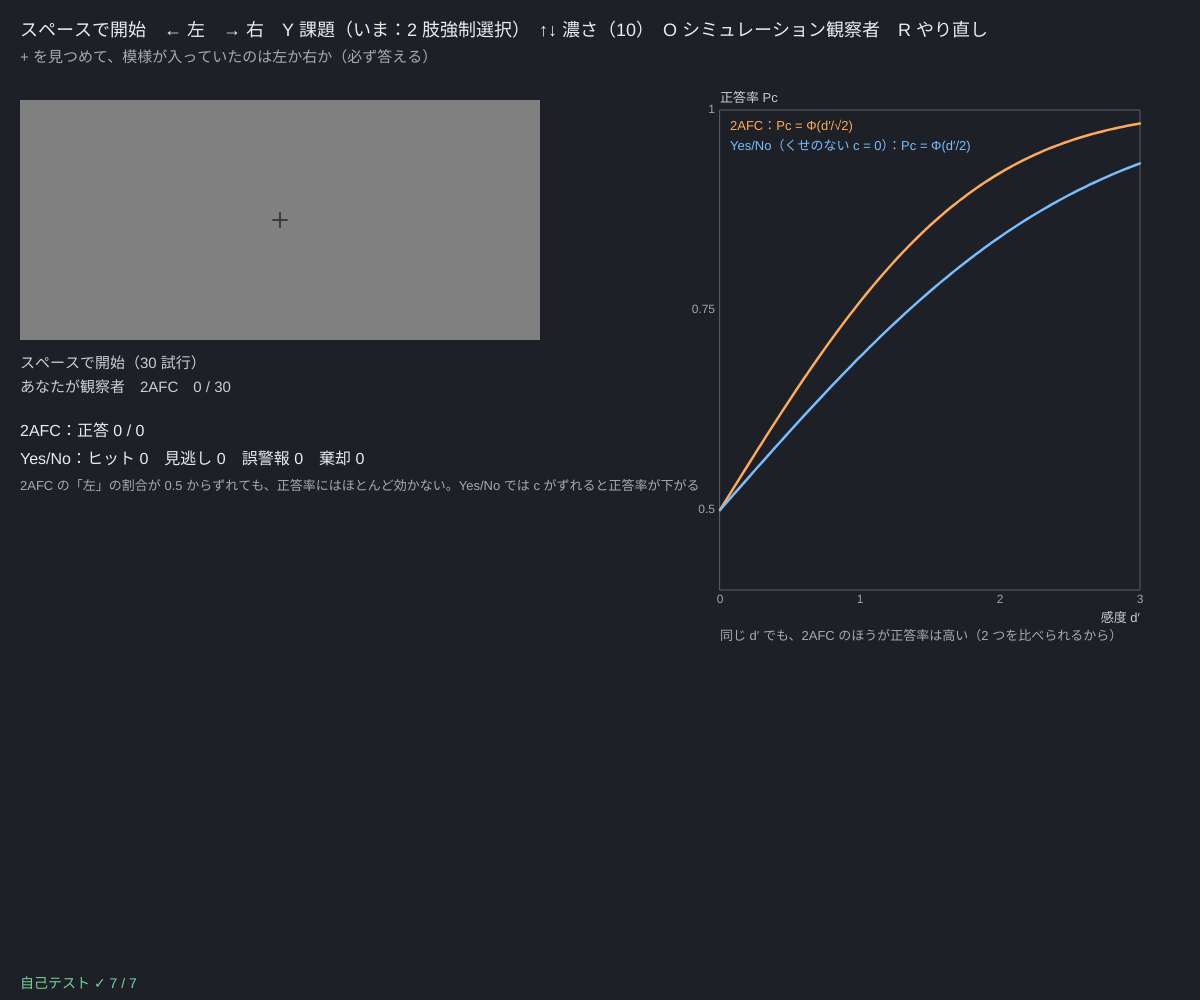
Frame 1 (no input)
Frame 60 (no input): identical to frame 1, image omitted
Frame 120 (the mouse pressed at the canvas centre since frame 60): identical to frame 1, image omitted

The p5.js sketch that drew this single still picture (run headless with seeded random() and noise() and a simulated clock; from frame 60 on, the mouse is pressed at the canvas centre):

// p5.js sketch
// ── sketch.js
// ============================================
// 06 2 肢強制選択（2AFC）─ 左右どちらに模様があった？
// 2 つのノイズの片方にだけ、かすかな縞模様が入っている。どちらだったかを ← → で答える
// 正答率 Pc と感度の関係は Pc = Φ(d′/√2)。「あった/なかった」（Yes/No）とちがい、答えのくせ（基準 c）の影響を受けない
// Y で Yes/No 課題（模様は 1 つ、J = あった F = なかった）に切りかえて、同じ濃さで d′ を比べる
// クリック → スペースで開始 / ← → / Y = 課題の切りかえ / ↑↓ = 濃さ / O = シミュレーション観察者 / R = やり直し
// ============================================

const PER = 30;                        // ★ 課題 1 つあたりの試行
const NOISE_SD = 28;                   // ★ ノイズの強さ
let amp = 10;                          // ★ 縞模様の濃さ（↑↓）
const SIM = { d: 1.2, cYN: 0.4 };      // ★ シミュレーション観察者：本当の d′ と、Yes/No での基準（「なかった」と言いやすい）
let task = 0, res = [], phase = 'ready', tPhase = 0, cur = null, bufs = [], simMode = false, simSeed = 1;
const N = 112;

function setup() {
  createCanvas(windowWidth, windowHeight);
  bufs = [createGraphics(N, N), createGraphics(N, N)]; bufs.forEach((b) => b.pixelDensity(1));
  selfTest();
  resetData(false);
}
function resetData(sim) { simMode = sim; res = [{ ok: 0, n: 0, left: 0 }, { h: 0, m: 0, f: 0, c: 0 }]; phase = 'ready'; seedRng(Date.now()); }
function fillNoise(b, sig) {
  b.loadPixels();
  for (let y = 0; y < N; y++) for (let x = 0; x < N; x++) {
    let dx = x - N / 2, dy = y - N / 2, env = Math.exp(-(dx * dx + dy * dy) / (2 * 16 * 16));
    let v = 128 + NOISE_SD * rndNormal() + (sig ? amp * env * Math.sin((2 * Math.PI * dx) / 11) : 0);
    let o = 4 * (y * N + x); b.pixels[o] = b.pixels[o + 1] = b.pixels[o + 2] = clampv(v, 0, 255); b.pixels[o + 3] = 255;
  }
  b.updatePixels();
}
function nDone() { return task === 0 ? res[0].n : res[1].h + res[1].m + res[1].f + res[1].c; }
function startTrial() {
  if (nDone() >= PER) { phase = 'done'; return; }
  cur = { right: rnd() < 0.5, sig: rnd() < 0.5 };
  if (task === 0) { fillNoise(bufs[0], !cur.right); fillNoise(bufs[1], cur.right); } else fillNoise(bufs[0], cur.sig);
  phase = 'fix'; tPhase = millis();
}
function answer2(right) {
  if (task !== 0 || (phase !== 'stim' && phase !== 'wait')) return;
  res[0].n++; if (right === cur.right) res[0].ok++; if (!right) res[0].left++;
  phase = 'blank'; tPhase = millis();
}
function answerYN(yes) {
  if (task !== 1 || (phase !== 'stim' && phase !== 'wait')) return;
  res[1][cur.sig ? (yes ? 'h' : 'm') : (yes ? 'f' : 'c')]++; phase = 'blank'; tPhase = millis();
}
// 2AFC：d′ = √2 · z(Pc)　／　Yes/No：d′ = z(H) − z(F)
function d2afc(r) { return r.n > 0 ? Math.SQRT2 * zOf(rateFix(r.ok, r.n)) : null; }
function dYN(k) { let ns = k.h + k.m, nn = k.f + k.c; if (!ns || !nn) return null; let zH = zOf(rateFix(k.h, ns)), zF = zOf(rateFix(k.f, nn)); return { d: zH - zF, c: -(zH + zF) / 2, pc: (k.h + k.c) / (ns + nn) }; }
function pc2afc(d) { return Phi(d / Math.SQRT2); }
// シミュレーション観察者
function sim2(r, d) { let right = rnd() < 0.5, xl = rndNormal() + (right ? 0 : d), xr = rndNormal() + (right ? d : 0), ans = xr > xl; r.n++; if (ans === right) r.ok++; if (!ans) r.left++; }
function simYN(k, d, c) { let sig = rnd() < 0.5, yes = rndNormal() + (sig ? d : 0) > d / 2 + c; k[sig ? (yes ? 'h' : 'm') : (yes ? 'f' : 'c')]++; }
function runSim(seed) { resetData(true); seedRng(seed); for (let t = 0; t < 300; t++) { sim2(res[0], SIM.d); simYN(res[1], SIM.d, SIM.cYN); } phase = 'done'; }

function draw() {
  background(30, 32, 40);
  fill(235); noStroke(); textSize(18);
  text('スペースで開始　' + (task === 0 ? '← 左　→ 右' : 'J あった　F なかった') + '　Y 課題（いま：' + (task === 0 ? '2 肢強制選択' : 'Yes/No') + '）　↑↓ 濃さ（' + amp + '）　O シミュレーション観察者　R やり直し', 20, 36);
  fill(170); textSize(15);
  text(task === 0 ? '+ を見つめて、模様が入っていたのは左か右か（必ず答える）' : '模様が入っていたか、いなかったか', 20, 62);

  let sx = 20, sy = 100, sz = Math.min(width * 0.2, height * 0.34);
  if (phase === 'blank' && millis() - tPhase > 600) startTrial();
  if (phase === 'fix' && millis() - tPhase > 400) { phase = 'stim'; tPhase = millis(); }
  if (phase === 'stim' && millis() - tPhase > 500) phase = 'wait';
  noStroke(); fill(128); rect(sx, sy, sz * 2 + 40, sz);
  noSmooth();
  if (phase === 'stim') { if (task === 0) { image(bufs[0], sx, sy, sz, sz); image(bufs[1], sx + sz + 40, sy, sz, sz); } else image(bufs[0], sx + sz / 2 + 20, sy, sz, sz); }
  smooth();
  stroke(60); strokeWeight(2); let fx = sx + sz + 20, fy = sy + sz / 2; line(fx - 7, fy, fx + 7, fy); line(fx, fy - 7, fx, fy + 7);
  noStroke(); fill(205); textSize(15);
  let msg = { ready: simMode ? '' : 'スペースで開始（' + PER + ' 試行）', wait: task === 0 ? '左？ 右？' : 'あった（J）？ なかった（F）？', done: simMode ? 'シミュレーション観察者（各 300 試行）' : 'Y でもう 1 つの課題 → スペース' }[phase] || '';
  text(msg, sx, sy + sz + 28);
  text((simMode ? 'シミュレーション観察者' : 'あなたが観察者') + '　' + (task === 0 ? '2AFC' : 'Yes/No') + '　' + nDone() + (simMode ? '' : ' / ' + PER), sx, sy + sz + 52);

  // ---- 結果
  let r0 = res[0], d0 = d2afc(r0), r1 = dYN(res[1]), ty = sy + sz + 96;
  fill(235); textSize(16);
  text('2AFC：正答 ' + r0.ok + ' / ' + r0.n + (r0.n ? '　Pc = ' + (r0.ok / r0.n).toFixed(2) + '　d′ = √2·z(Pc) = ' + d0.toFixed(2) + '　「左」と答えた割合 ' + (r0.left / r0.n).toFixed(2) : ''), sx, ty);
  let k = res[1];
  text('Yes/No：ヒット ' + k.h + '　見逃し ' + k.m + '　誤警報 ' + k.f + '　棄却 ' + k.c + (r1 ? '　正答率 ' + r1.pc.toFixed(2) + '　d′ = ' + r1.d.toFixed(2) + '　c = ' + r1.c.toFixed(2) : ''), sx, ty + 28);
  fill(170); textSize(13);
  text('2AFC の「左」の割合が 0.5 からずれても、正答率にはほとんど効かない。Yes/No では c がずれると正答率が下がる', sx, ty + 54);
  if (simMode) { fill(120, 200, 140); textSize(14); text('本当の d′ = ' + SIM.d + '（両方の課題で同じ）、Yes/No の基準 c = ' + SIM.cYN + '　→ 2AFC の理論正答率 ' + pc2afc(SIM.d).toFixed(3), sx, ty + 80); }

  // ---- Pc と d′ のグラフ
  let g = { x: width * 0.6, y: 110, w: width * 0.35, h: height * 0.48, x0: 0, x1: 3, y0: 0.4, y1: 1 };
  plotAxes(g, '感度 d′', '正答率 Pc', [0, 1, 2, 3], [0.5, 0.75, 1]);
  let curveOf = (f, col) => { stroke(col); strokeWeight(2.5); let p = []; for (let i = 0; i <= 100; i++) { let d = (3 * i) / 100; p.push([gX(g, d), gY(g, f(d))]); } polyline(p); };
  curveOf(pc2afc, color(255, 170, 90)); curveOf((d) => Phi(d / 2), color(120, 190, 255));
  noStroke(); textSize(13);
  fill(255, 170, 90); text('2AFC：Pc = Φ(d′/√2)', g.x + 10, g.y + 20);
  fill(120, 190, 255); text('Yes/No（くせのない c = 0）：Pc = Φ(d′/2)', g.x + 10, g.y + 40);
  if (d0 !== null) { fill(255, 170, 90); circle(gX(g, clampv(d0, 0, 3)), gY(g, r0.ok / r0.n), 14); }
  if (r1) { fill(120, 190, 255); circle(gX(g, clampv(r1.d, 0, 3)), gY(g, r1.pc), 14); }
  fill(170); textSize(13); text('同じ d′ でも、2AFC のほうが正答率は高い（2 つを比べられるから）', g.x, g.y + g.h + 50);
  fill(selfTestResults.every((r) => r.ok) ? color(120, 210, 150) : color(255, 90, 90)); textSize(14);
  text(selfTestLine(), 20, height - 12);
}

function keyPressed() {
  if (key === ' ' && (phase === 'ready' || phase === 'done') && nDone() < PER) startTrial();
  if (key === LEFT_ARROW) answer2(false);
  if (key === RIGHT_ARROW) answer2(true);
  if (key === 'j' || key === 'J') answerYN(true);
  if (key === 'f' || key === 'F') answerYN(false);
  if (key === 'y' || key === 'Y') { task = 1 - task; phase = 'ready'; if (simMode) resetData(false); }
  if (key === UP_ARROW) amp = Math.min(60, amp + 2);
  if (key === DOWN_ARROW) amp = Math.max(0, amp - 2);
  if (key === 'o' || key === 'O') runSim(++simSeed);
  if (key === 'r' || key === 'R') resetData(false);
  return false;
}

// ---- 自己テスト
function selfTest() {
  selfTestResults = [];
  check('d′ = 0 なら 2AFC の正答率は 0.5（当てずっぽう）', near(pc2afc(0), 0.5, 1e-6));
  check('d′ = 1 → Pc = Φ(1/√2) = 0.760', near(pc2afc(1), 0.7602, 1e-4));
  check('Pc から d′ にもどす：√2·z(Φ(1.2/√2)) = 1.2', near(Math.SQRT2 * zOf(pc2afc(1.2)), 1.2, 1e-5));
  seedRng(52); let a = { ok: 0, n: 0, left: 0 }, b = { h: 0, m: 0, f: 0, c: 0 };
  for (let t = 0; t < 5000; t++) { sim2(a, SIM.d); simYN(b, SIM.d, SIM.cYN); }
  check('シミュレーション 5000 試行：2AFC の正答率 ≈ Φ(d′/√2)（±0.015）', near(a.ok / a.n, pc2afc(SIM.d), 0.015));
  check('2AFC から d′ ≈ 1.2（±0.08）', near(d2afc(a), SIM.d, 0.08));
  let y = dYN(b);
  check('Yes/No（基準がかたよっても）d′ ≈ 1.2（±0.1）、c ≈ 0.4（±0.08）', near(y.d, SIM.d, 0.1) && near(y.c, SIM.cYN, 0.08));
  check('かたよった基準の Yes/No は正答率が下がる（< Φ(d′/2)）', y.pc < Phi(SIM.d / 2));
  reportSelfTest();
}

// ---------- やってみよう ----------
// 1. 同じ濃さで 2AFC と Yes/No を 30 試行ずつ。d′ は近い値になった？ 正答率はどちらが高い？
// 2. 2AFC で「左」と答えた割合を見よう。くせがあっても d′ はあまり変わらないのはなぜ？
// 3. ↑↓ で濃さを変えて 2AFC の正答率をいくつか測り、グラフの曲線の上に乗るか確かめよう
// 4. SIM.cYN を 0 や 1 にして O。Yes/No の正答率はどう変わる？ d′ は？
// 5. 3 つや 4 つから選ぶ課題（3AFC、4AFC）では、当てずっぽうの正答率はいくつ？


// ==================================================
// ここから下は「心理物理の道具」（中身は読まなくても OK。消さないでね）
// ==================================================
// ---- 種つきの乱数（同じ種なら毎回同じ列）。シミュレーション観察者と自己テストで使う
let rngState = 1;
function seedRng(s) { rngState = (s >>> 0) || 1; }
function rnd() {                       // 0〜1 の一様乱数（mulberry32）
  rngState = (rngState + 0x6d2b79f5) >>> 0;
  let t = rngState;
  t = Math.imul(t ^ (t >>> 15), t | 1);
  t ^= t + Math.imul(t ^ (t >>> 7), t | 61);
  return ((t ^ (t >>> 14)) >>> 0) / 4294967296;
}
function rndNormal() { let u = 1 - rnd(), v = rnd(); return Math.sqrt(-2 * Math.log(u)) * Math.cos(2 * Math.PI * v); }   // 標準正規分布
function shuffleArr(a) { for (let i = a.length - 1; i > 0; i--) { let j = Math.floor(rnd() * (i + 1)), t = a[i]; a[i] = a[j]; a[j] = t; } return a; }
function clampv(v, a, b) { return v < a ? a : v > b ? b : v; }
// ---- 正規分布：Φ（累積分布）と z（その逆関数。二分法で数値的に解く）
function erfA(x) {                     // 誤差関数（Abramowitz & Stegun 7.1.26、誤差 1.5e-7 以下）
  let s = x < 0 ? -1 : 1; x = Math.abs(x);
  let t = 1 / (1 + 0.3275911 * x);
  let y = 1 - ((((1.061405429 * t - 1.453152027) * t + 1.421413741) * t - 0.284496736) * t + 0.254829592) * t * Math.exp(-x * x);
  return s * y;
}
function Phi(x) { return 0.5 * (1 + erfA(x / Math.SQRT2)); }
function zOf(p) {                      // Φ(z) = p となる z
  p = clampv(p, 1e-9, 1 - 1e-9);
  let lo = -9, hi = 9;
  for (let i = 0; i < 70; i++) { let m = (lo + hi) / 2; if (Phi(m) < p) lo = m; else hi = m; }
  return (lo + hi) / 2;
}
// 割合を 1/(2N) で補正（0 や 1 だと z が無限大になるので）
function rateFix(k, n) { return n > 0 ? clampv(k / n, 1 / (2 * n), 1 - 1 / (2 * n)) : 0.5; }
// ---- グラフの道具：g = { x, y, w, h, x0, x1, y0, y1, logx, logy }
function gX(g, v) { let t = g.logx ? (Math.log(v) - Math.log(g.x0)) / (Math.log(g.x1) - Math.log(g.x0)) : (v - g.x0) / (g.x1 - g.x0); return g.x + clampv(t, -0.02, 1.02) * g.w; }
function gY(g, v) { let t = g.logy ? (Math.log(v) - Math.log(g.y0)) / (Math.log(g.y1) - Math.log(g.y0)) : (v - g.y0) / (g.y1 - g.y0); return g.y + g.h - clampv(t, -0.02, 1.02) * g.h; }
function plotAxes(g, xl, yl, xt, yt) {
  stroke(95); strokeWeight(1); noFill(); rect(g.x, g.y, g.w, g.h);
  noStroke(); fill(165); textSize(12); textAlign(CENTER, TOP);
  for (let v of xt) text(+v.toPrecision(3), gX(g, v), g.y + g.h + 4);
  textAlign(RIGHT, CENTER);
  for (let v of yt) text(+v.toPrecision(3), g.x - 5, gY(g, v));
  textAlign(LEFT, BASELINE); fill(205); textSize(13);
  text(xl, g.x + g.w - textWidth(xl), g.y + g.h + 32); text(yl, g.x, g.y - 8);
}
function polyline(pts) {               // 点が 2 つ以上あるときだけ折れ線を描く
  if (pts.length < 2) return;
  noFill(); beginShape(); for (let p of pts) vertex(p[0], p[1]); endShape();
}
// ---- 自己テストの道具
let selfTestResults = [];
function check(name, cond) { selfTestResults.push({ name, ok: !!cond }); }
function near(a, b, tol) { return a !== null && a !== undefined && isFinite(a) && Math.abs(a - b) <= (tol === undefined ? 1e-9 : tol); }
function reportSelfTest() { for (let r of selfTestResults) (r.ok ? console.log : console.error)((r.ok ? '✓ ' : '✗ ') + r.name); }
function selfTestLine() { let n = selfTestResults.filter((r) => r.ok).length; return '自己テスト ' + (n === selfTestResults.length ? '✓ ' : '✗ ') + n + ' / ' + selfTestResults.length; }
